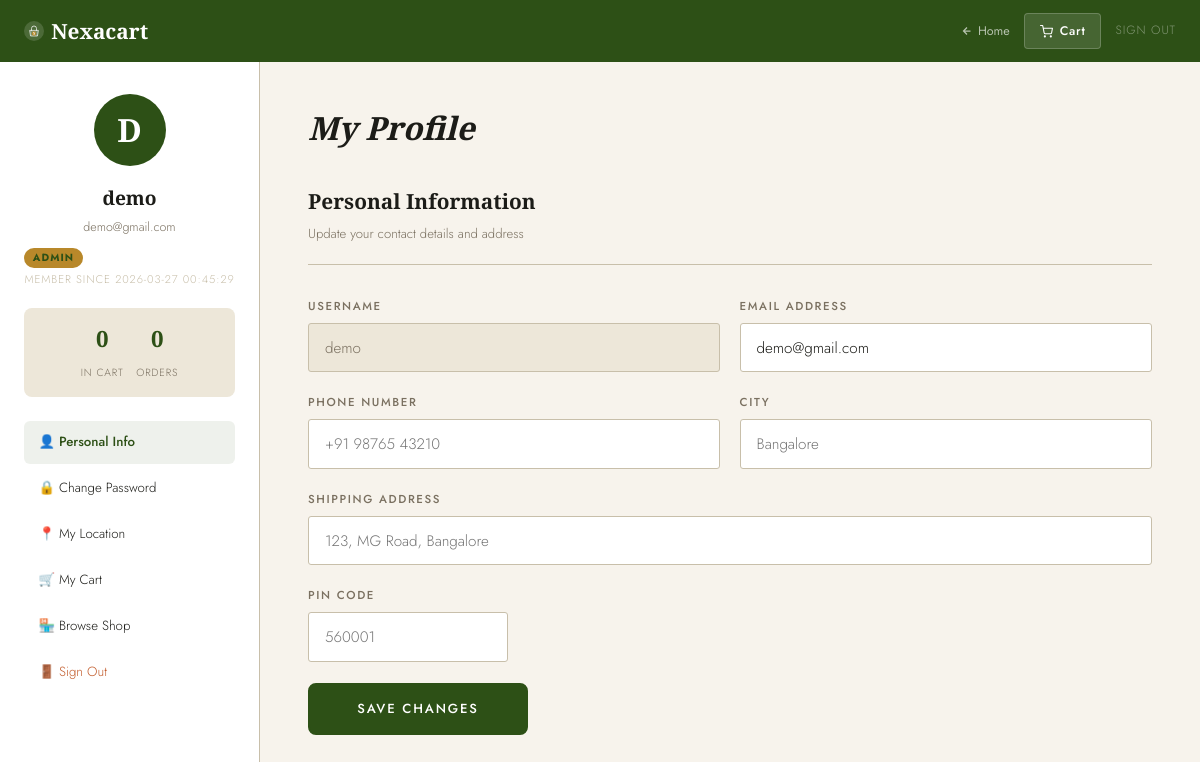
Screenshot of /profile (signed in) with the database file from the repository.
### tables this page shows
CREATE TABLE users(
        id           INTEGER PRIMARY KEY AUTOINCREMENT,
        username     TEXT UNIQUE,
        password     TEXT,
        email        TEXT,
        phone        TEXT,
        country_code TEXT DEFAULT '+91',
        address      TEXT,
        city         TEXT,
        pincode      TEXT,
        is_verified  INTEGER DEFAULT 0,
        role         TEXT DEFAULT 'customer',
        joined       TEXT DEFAULT (datetime('now','localtime'))
    );

### app.py (the view, shortened to what this page needs)
@app.route("/profile", methods=["GET","POST"])
@login_required
def profile():
    uid=get_user_id(); conn=get_db(); msg=None
    user=conn.execute("SELECT * FROM users WHERE id=?",(uid,)).fetchone()
    if not user:
        conn.close()
        session.clear()
        return redirect(url_for("login"))
    order_count=conn.execute("SELECT COUNT(*) FROM orders WHERE user_id=?",(uid,)).fetchone()[0]
    wish_count=conn.execute("SELECT COUNT(*) FROM wishlist WHERE user_id=?",(uid,)).fetchone()[0]
    conn.close()
    return render_template("profile.html",user=user,msg=msg,
        username=session["user"],cart_count=get_cart_count(uid),
        order_count=order_count,wish_count=wish_count)

### app.py (called while the page is built, shortened)
@app.context_processor
def inject_globals():
    from datetime import datetime
    return dict(get_img=get_product_image, get_imgs=get_product_images, current_year=datetime.now().year)

@app.after_request
def add_security_headers(resp):
    resp.headers['X-Content-Type-Options'] = 'nosniff'
    resp.headers['X-Frame-Options']        = 'SAMEORIGIN'
    resp.headers['X-XSS-Protection']       = '1; mode=block'
    resp.headers['Referrer-Policy']        = 'strict-origin-when-cross-origin'
    return resp

def login_required(f):
    @wraps(f)
    def decorated(*a,**kw):
        if "user" not in session: return redirect(url_for("login"))
        return f(*a,**kw)
    return decorated

def get_db():
    conn = sqlite3.connect(DATABASE)
    conn.row_factory = sqlite3.Row
    return conn

def get_user_id():
    if "user_id" in session: return session["user_id"]

def get_cart_count(user_id):
    conn = get_db()
    r = conn.execute("SELECT COALESCE(SUM(quantity),0) FROM cart WHERE user_id=?", (user_id,)).fetchone()
    conn.close()
    return r[0] if r else 0

### templates/profile.html (shortened to what this page needs)
{% extends "base.html" %}
{% block navbar %}
<nav class="navbar">
  <div class="nav-brand">
        Nexacart
      </div>
  <div class="nav-right">
    <a href="{{ url_for('home') }}" class="nav-back">
      <svg width="12" height="12" viewBox="0 0 24 24" fill="none" stroke="currentColor" stroke-width="2.5"><path d="M19 12H5M12 19l-7-7 7-7"/></svg>
      Home
    </a>
    <a href="{{ url_for('cart') }}" class="nav-cart">
      <svg width="13" height="13" viewBox="0 0 24 24" fill="none" stroke="currentColor" stroke-width="2" stroke-linecap="round" stroke-linejoin="round"><circle cx="9" cy="21" r="1"/><circle cx="20" cy="21" r="1"/><path d="M1 1h4l2.68 13.39a2 2 0 0 0 2 1.61h9.72a2 2 0 0 0 2-1.61L23 6H6"/></svg>
      Cart {% if cart_count > 0 %}<span class="cart-pill">{{ cart_count }}</span>{% endif %}
    </a>
    <a href="{{ url_for('logout') }}" class="nav-out">Sign out</a>
  </div>
</nav>
{% endblock %}
{% block content %}
<div class="profile-layout">
  <aside class="profile-sidebar">
    <div class="profile-sid-avatar">{{ user['username'][0].upper() }}</div>
    <div class="profile-sid-name">{{ user['username'] }}</div>
    <div class="profile-sid-email">{{ user['email'] or 'No email set' }}</div>
    <div style="margin-top:.4rem">
      <span style="font-size:.65rem;font-weight:700;letter-spacing:.1em;text-transform:uppercase;
                   padding:.15rem .55rem;border-radius:20px;
                   background:{% if user['role']=='admin' %}var(--gold){% else %}var(--parchment){% endif %};
                   color:{% if user['role']=='admin' %}var(--forest){% else %}var(--muted){% endif %}">
        {{ (user['role'] or 'customer').upper() }}
      </span>
    </div>
    <div class="profile-sid-joined">Member since {{ user['joined'] or '2025' }}</div>
    <div class="profile-sid-stats">
      <div class="pstat"><span class="pstat-n">{{ cart_count }}</span><span class="pstat-l">In Cart</span></div>
      <div class="pstat"><span class="pstat-n">{{ order_count }}</span><span class="pstat-l">Orders</span></div>
    </div>
    <nav class="profile-sid-nav">
      <a href="#info" class="psn-link active" onclick="showTab('info',this)">👤 Personal Info</a>
      <a href="#password" class="psn-link" onclick="showTab('password',this)">🔒 Change Password</a>
      <a href="#location" class="psn-link" onclick="showTab('location',this)">📍 My Location</a>
      <a href="{{ url_for('cart') }}" class="psn-link">🛒 My Cart</a>
      <a href="{{ url_for('products') }}" class="psn-link">🏪 Browse Shop</a>
      <a href="{{ url_for('logout') }}" class="psn-link psn-logout">🚪 Sign Out</a>
    </nav>
  </aside>
  <main class="profile-main">
    <h1 class="profile-title">My Profile</h1>
    <div id="tab-info" class="profile-tab active">
      <div class="ptab-header">
        <h2 class="ptab-title">Personal Information</h2>
        <p class="ptab-sub">Update your contact details and address</p>
      </div>
      <form method="post" class="profile-form">
        <div class="pf-row">
          <div class="field">
            <label>Username</label>
            <input type="text" value="{{ user['username'] }}" disabled class="input-disabled">
          </div>
          <div class="field">
            <label>Email Address</label>
            <input type="email" name="email" value="{{ user['email'] or '' }}" placeholder="you@example.com">
          </div>
        </div>
        <div class="pf-row">
          <div class="field">
            <label>Phone Number</label>
            <input type="tel" name="phone" value="{{ user['phone'] or '' }}" placeholder="+91 98765 43210">
          </div>
          <div class="field">
            <label>City</label>
            <input type="text" name="city" value="{{ user['city'] or '' }}" placeholder="Bangalore">
          </div>
        </div>
        <div class="field">
          <label>Shipping Address</label>
          <input type="text" name="address" value="{{ user['address'] or '' }}" placeholder="123, MG Road, Bangalore">
        </div>
        <div class="field">
          <label>PIN Code</label>
          <input type="text" name="pincode" value="{{ user['pincode'] or '' }}" placeholder="560001" style="max-width:200px">
        </div>
        <button type="submit" class="btn-primary" style="max-width:220px">Save Changes</button>
      </form>
    </div>
  </main>
</div>
{% endblock %}

### rows the page displays
users: username "D", username "demo", email "demo@gmail.com", role "ADMIN", joined "2026-03-27 00:45:29"

### other values shown
{{ cart_count }} "0"
{{ order_count }} "0"
